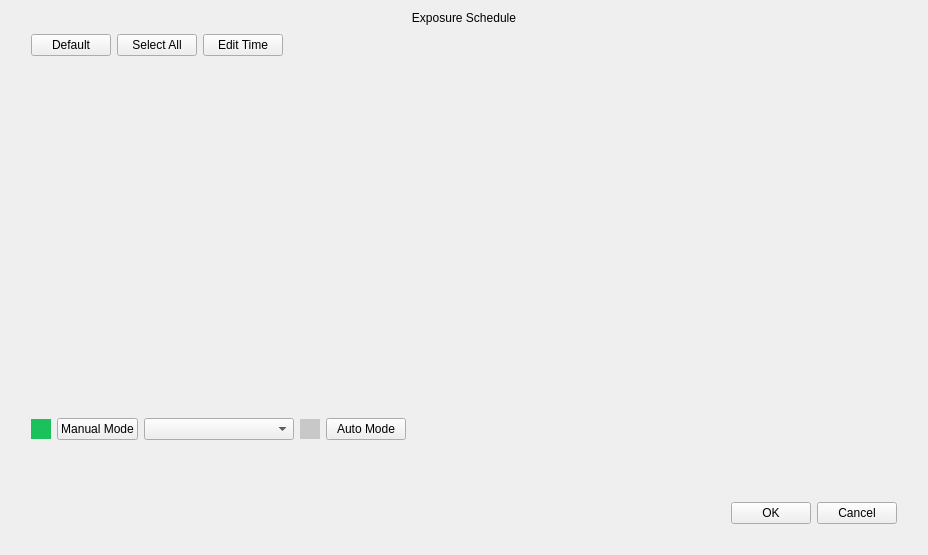
<?xml version="1.0" encoding="UTF-8"?>
<ui version="4.0">
 <class>ExposureSchedule</class>
 <widget class="QWidget" name="ExposureSchedule">
  <property name="geometry">
   <rect>
    <x>0</x>
    <y>0</y>
    <width>928</width>
    <height>555</height>
   </rect>
  </property>
  <property name="windowTitle">
   <string>Form</string>
  </property>
  <layout class="QVBoxLayout" name="verticalLayout">
   <property name="spacing">
    <number>0</number>
   </property>
   <item>
    <widget class="QLabel" name="label_title">
     <property name="text">
      <string>Exposure Schedule</string>
     </property>
     <property name="alignment">
      <set>Qt::AlignCenter</set>
     </property>
    </widget>
   </item>
   <item>
    <widget class="QWidget" name="widget_background" native="true">
     <property name="sizePolicy">
      <sizepolicy hsizetype="Preferred" vsizetype="Expanding">
       <horstretch>0</horstretch>
       <verstretch>0</verstretch>
      </sizepolicy>
     </property>
     <property name="focusPolicy">
      <enum>Qt::StrongFocus</enum>
     </property>
     <layout class="QVBoxLayout" name="verticalLayout_2">
      <property name="leftMargin">
       <number>20</number>
      </property>
      <property name="rightMargin">
       <number>20</number>
      </property>
      <property name="bottomMargin">
       <number>20</number>
      </property>
      <item>
       <layout class="QHBoxLayout" name="horizontalLayout">
        <item>
         <widget class="MyPushButton" name="pushButton_default">
          <property name="text">
           <string>Default</string>
          </property>
         </widget>
        </item>
        <item>
         <widget class="MyPushButton" name="pushButton_selectAll">
          <property name="text">
           <string>Select All</string>
          </property>
         </widget>
        </item>
        <item>
         <widget class="MyPushButton" name="pushButton_editTime">
          <property name="text">
           <string>Edit Time</string>
          </property>
         </widget>
        </item>
        <item>
         <spacer name="horizontalSpacer">
          <property name="orientation">
           <enum>Qt::Horizontal</enum>
          </property>
          <property name="sizeHint" stdset="0">
           <size>
            <width>40</width>
            <height>20</height>
           </size>
          </property>
         </spacer>
        </item>
       </layout>
      </item>
      <item>
       <widget class="ExposureScheduleDraw" name="scheduleDraw" native="true">
        <property name="sizePolicy">
         <sizepolicy hsizetype="Preferred" vsizetype="Expanding">
          <horstretch>4</horstretch>
          <verstretch>0</verstretch>
         </sizepolicy>
        </property>
       </widget>
      </item>
      <item>
       <layout class="QHBoxLayout" name="horizontalLayout_3">
        <item>
         <widget class="ColorLabel" name="label_WDR">
          <property name="minimumSize">
           <size>
            <width>20</width>
            <height>0</height>
           </size>
          </property>
          <property name="maximumSize">
           <size>
            <width>20</width>
            <height>20</height>
           </size>
          </property>
          <property name="styleSheet">
           <string notr="true">background-color: #1BC15B;</string>
          </property>
          <property name="text">
           <string/>
          </property>
         </widget>
        </item>
        <item>
         <widget class="MyPushButton" name="pushButton_manualMod">
          <property name="text">
           <string>Manual Mode</string>
          </property>
          <property name="checkable">
           <bool>true</bool>
          </property>
         </widget>
        </item>
        <item>
         <widget class="ComboBox" name="comboBox_manualModeEvent">
          <property name="minimumSize">
           <size>
            <width>150</width>
            <height>0</height>
           </size>
          </property>
         </widget>
        </item>
        <item>
         <widget class="ColorLabel" name="label_BLC">
          <property name="minimumSize">
           <size>
            <width>20</width>
            <height>0</height>
           </size>
          </property>
          <property name="maximumSize">
           <size>
            <width>20</width>
            <height>20</height>
           </size>
          </property>
          <property name="styleSheet">
           <string notr="true">background-color: #C8C8C8;</string>
          </property>
          <property name="text">
           <string/>
          </property>
         </widget>
        </item>
        <item>
         <widget class="MyPushButton" name="pushButton_autoMode">
          <property name="text">
           <string>Auto Mode</string>
          </property>
          <property name="checkable">
           <bool>true</bool>
          </property>
         </widget>
        </item>
        <item>
         <spacer name="horizontalSpacer_3">
          <property name="orientation">
           <enum>Qt::Horizontal</enum>
          </property>
          <property name="sizeHint" stdset="0">
           <size>
            <width>40</width>
            <height>20</height>
           </size>
          </property>
         </spacer>
        </item>
       </layout>
      </item>
      <item>
       <widget class="QWidget" name="widget" native="true">
        <property name="minimumSize">
         <size>
          <width>0</width>
          <height>50</height>
         </size>
        </property>
       </widget>
      </item>
      <item>
       <layout class="QHBoxLayout" name="horizontalLayout_2">
        <item>
         <spacer name="horizontalSpacer_2">
          <property name="orientation">
           <enum>Qt::Horizontal</enum>
          </property>
          <property name="sizeHint" stdset="0">
           <size>
            <width>40</width>
            <height>20</height>
           </size>
          </property>
         </spacer>
        </item>
        <item>
         <widget class="MyPushButton" name="pushButton_ok">
          <property name="text">
           <string>OK</string>
          </property>
         </widget>
        </item>
        <item>
         <widget class="MyPushButton" name="pushButton_cancel">
          <property name="text">
           <string>Cancel</string>
          </property>
         </widget>
        </item>
       </layout>
      </item>
     </layout>
    </widget>
   </item>
  </layout>
 </widget>
 <customwidgets>
  <customwidget>
   <class>MyPushButton</class>
   <extends>QPushButton</extends>
   <header>mypushbutton.h</header>
  </customwidget>
  <customwidget>
   <class>ComboBox</class>
   <extends>QComboBox</extends>
   <header>combobox.h</header>
  </customwidget>
  <customwidget>
   <class>ColorLabel</class>
   <extends>QLabel</extends>
   <header>colorlabel.h</header>
  </customwidget>
  <customwidget>
   <class>ExposureScheduleDraw</class>
   <extends>QWidget</extends>
   <header>exposurescheduledraw.h</header>
   <container>1</container>
  </customwidget>
 </customwidgets>
 <resources/>
 <connections/>
</ui>
